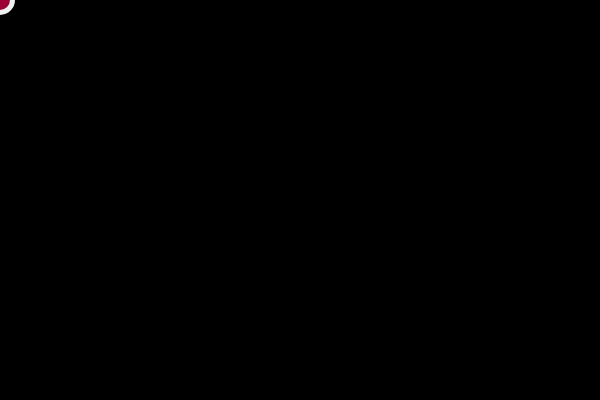
Frame 1 (no input)
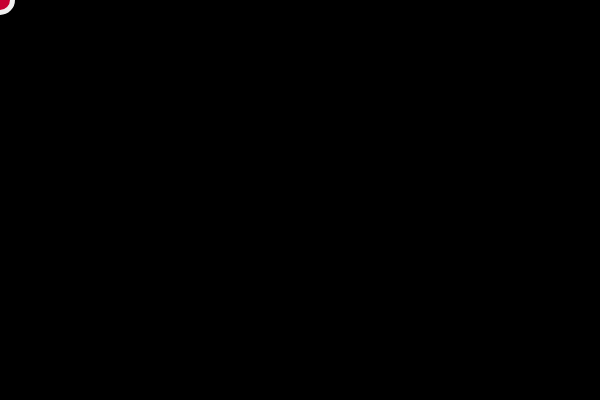
Frame 60 (no input)
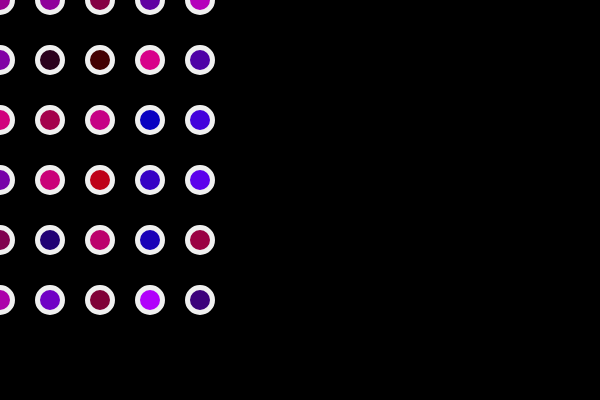
Frame 120 (the mouse pressed at the canvas centre since frame 60)

The p5.js sketch that drew these frames (run headless with seeded random() and noise() and a simulated clock; from frame 60 on, the mouse is pressed at the canvas centre):

// p5.js sketch
// ── sketch.js
var offset
function setup() {
  createCanvas(600, 400);
}

function draw() {
  background(0);
  strokeWeight(5);
  stroke(240);

  for (var i = 0; i <= mouseY; i += 50) {
    for (var j = 0; j <= mouseX; j += 60) {
      fill(random(220), 0, random(255));
      ellipse(i, j, 25, 25);
    }


  }
}
